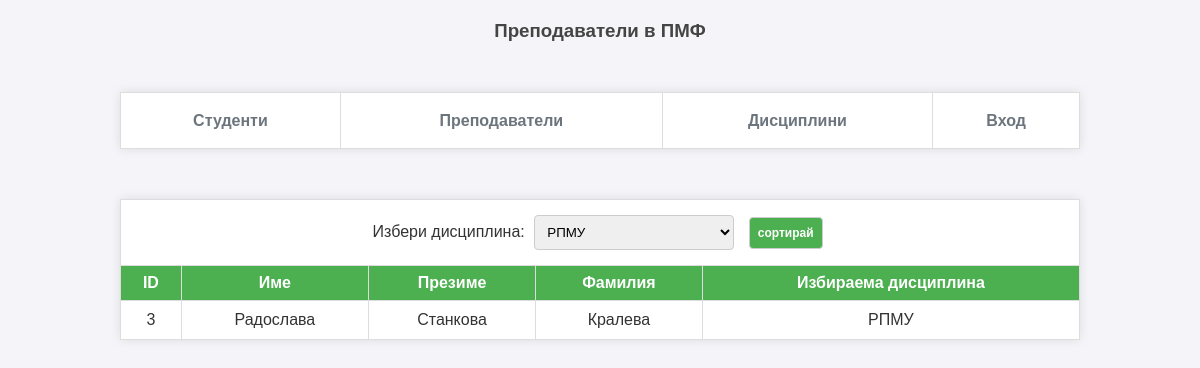
Screenshot of /teachers.php?courses=3 with the database file from the repository.
### tables this page shows
CREATE TABLE `teachers` (
  `id` int(11) NOT NULL AUTO_INCREMENT,
  `fname` varchar(25) NOT NULL,
  `mname` varchar(30) DEFAULT NULL,
  `lname` varchar(50) NOT NULL,
  `course_id` int(11) DEFAULT NULL,
  PRIMARY KEY (`id`),
  KEY `course_id` (`course_id`),
  CONSTRAINT `teachers_ibfk_1` FOREIGN KEY (`course_id`) REFERENCES `courses` (`id`) ON UPDATE CASCADE
);

CREATE TABLE `courses` (
  `id` int(11) NOT NULL AUTO_INCREMENT,
  `name` varchar(50) DEFAULT NULL,
  PRIMARY KEY (`id`)
);

### teachers.php (the view, shortened to what this page needs)
<?php
include_once "config.php";
?>
<!DOCTYPE html>
<html>
<head>
	<link rel="stylesheet" type="text/css" href="style.css?ver=<?php echo time(); ?>">
</head>
<body>
	<h3 align="center">Преподаватели в ПМФ</h3>
	<table border="1" align="center">
	<tr>
		<td colspan="5">
			<form name="form_course" action="teachers.php" method="get">
				<label for="courses">Избери дисциплина:</label>
				<select name="courses" id="courses">
				   <?php
					$result_courses=mysqli_query($connection,"select * from courses");
				    while($row_course=mysqli_fetch_array($result_courses))
				    {
						echo '<option value='.$row_course['id'];
						if (isset($_GET['courses']) && $_GET['courses']==$row_course['id'])
						{echo ' selected>'.$row_course['name'].'</option>';}
						else {echo '>'.$row_course['name'].'</option>';}
				    }
				  ?>
				</select>
				<input type="submit" value="сортирай">
			</form>
		</td>
	</tr>
	<tr>
		<th>ID</th>
		<th>Име</th>
		<th>Презиме</th>
		<th>Фамилия</th>
		<th>Избираема дисциплина</th>
	</tr>
		<?php
			if (isset($_GET['courses']) && $_GET['courses'] != 0)
			{$result=@mysqli_query($connection,"select * from teachers, courses WHERE teachers.course_id=$_GET[courses] AND courses.id=$_GET[courses];");}
			else
			{$result=mysqli_query($connection,"select * from teachers, courses WHERE teachers.course_id=courses.id;");}
			if (mysqli_num_rows($result) > 0)
			{
				while($row_students=mysqli_fetch_array($result))
				{
				  echo
					'<tr>
						   <td>'.$row_students['id'] .'</td>
						   <td>'.$row_students['fname'].'</td>
						   <td>'.$row_students['mname'].'</td>
						   <td>'.$row_students['lname'].'</td>
						   <td>'.$row_students['name'].'</td>
					</tr>';
				}
			}
			else {echo "Няма записан преподавател към курса";}
		?>
  </table>
</body>
</html>

### style.css (style rules this page uses)
body { font-family: Arial, sans-serif; margin: 0; padding: 0; background-color: #f4f4f9; color: #333; }
h3 { color: #444; text-align: center; margin-top: 20px; }
table { border-collapse: collapse; width: 80%; margin: 20px auto; background-color: #fff; box-shadow: 0 0 10px rgba(0, 0, 0, 0.1); }
th, td { border: 1px solid #ddd; padding: 8px; text-align: center; }
th { background-color: #4CAF50; color: white; text-align: center; }
tr:nth-child(even) { background-color: #f2f2f2; }
select, input[type="submit"] { padding: 8px; margin: 5px; border: 1px solid #ccc; border-radius: 4px; }
select { width: 200px; }
input, button { background-color: #4CAF50; color: #ffffff; border: none; border-radius: 5px; padding: 10px 20px; font-size: 12px; margin-left: 5px; font-weight: bold; cursor: pointer; transition: background-color 0.3s, transform 0.2s; }

### rows the page displays
teachers: course "3", fname "Радослава", mname "Станкова", lname "Кралева", course.name "РПМУ"

### other values shown
form field courses "РПМУ"
